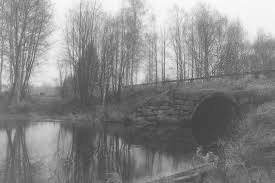
#> input picture LAB_3/low_contrast_image.png, 275 x 183 px, found by its file name
$ python low_to_high.py
#> lines starting #> are read from the running program, lines starting #| are printed output that depends on the picture; after the words box and inside, x2 and y2 are one past the last pixel; in counts of white or black regions, pixels touching at a corner belong together
import cv2
import matplotlib.pyplot as plt
import numpy as np

# Read the digital image
image_path = "LAB_3\low_contrast_image.png"  # Replace with your image path
image = cv2.imread(image_path)
#> image is the input picture: shape (183, 275, 3); min 59, max 253, mean 135.6

# Check if the image is loaded successfully
if image is None:
    print("Error: Unable to load image. Check the path.")
    exit()

# Convert image from BGR to RGB (for displaying with Matplotlib)
image_rgb = cv2.cvtColor(image, cv2.COLOR_BGR2RGB)

# Convert image to grayscale for processing
gray_image = cv2.cvtColor(image, cv2.COLOR_BGR2GRAY)

# Enhance the contrast using Histogram Equalization
enhanced_image = cv2.equalizeHist(gray_image)
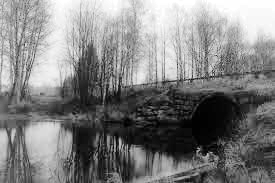
#> enhanced_image: shape (183, 275); min 0, max 255, mean 128.4

# Segment the image using Otsu's Thresholding
_, segmented_image = cv2.threshold(enhanced_image, 0, 255, cv2.THRESH_BINARY + cv2.THRESH_OTSU)
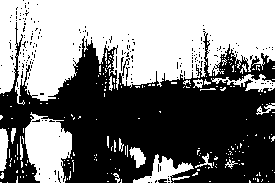
#> segmented_image: shape (183, 275); 49.6% white; 216 white regions (193 under 20 px), largest, box (x1, y1, x2, y2) and area: (0, 0, 275, 105) 19741, (25, 112, 72, 183) 2322, (133, 154, 194, 183) 668

# Display the original, enhanced, and segmented images
plt.figure(figsize=(12, 8))

# Original grayscale image
plt.subplot(1, 3, 1)
plt.imshow(gray_image, cmap="gray")
plt.title("Original Grayscale Image")
plt.axis("off")

# Enhanced image
plt.subplot(1, 3, 2)
plt.imshow(enhanced_image, cmap="gray")
plt.title("Enhanced Image (Histogram Equalization)")
plt.axis("off")

# Segmented image
plt.subplot(1, 3, 3)
plt.imshow(segmented_image, cmap="gray")
plt.title("Segmented Image (Otsu's Thresholding)")
plt.axis("off")

# Show the plots
plt.tight_layout()
plt.show()
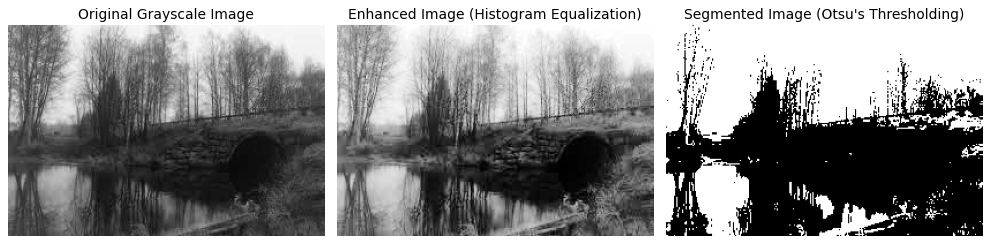
#> figure drawn by matplotlib, 3 panels
